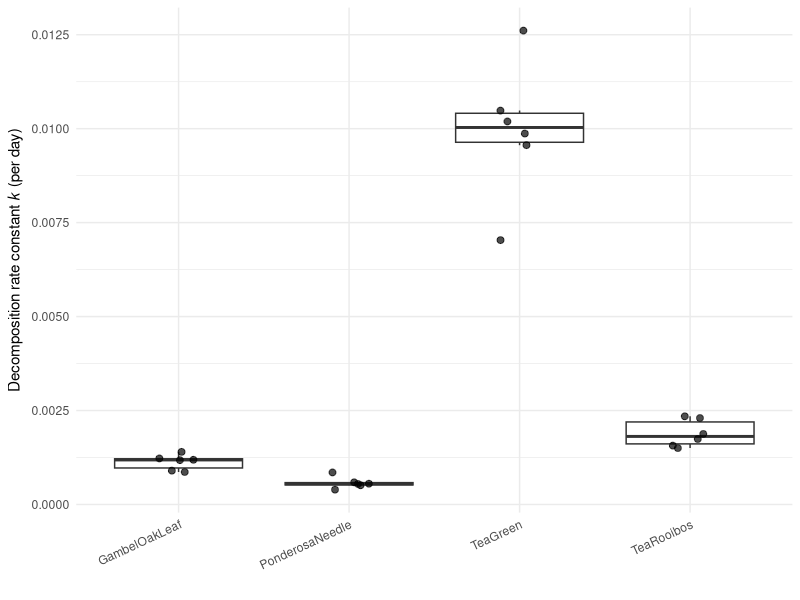

Here is the R script that generated this plot:
# ============================================================================
# ENV 226 Lab - Litter decomposition
#
# Turns before-and-after litterbag masses into a decomposition rate
# constant k, and compares k between the levels of your chosen factor.
#
#     BagID          one label per bag
#     Factor         LitterType, Microhabitat, or MeshSize
#     Level          the specific level of that factor for this bag
#     Site           where it was deployed
#     Replicate      1-6 within a level
#     InitialMass_g  oven-dry-corrected starting mass
#     FinalMass_g    oven-dry mass on retrieval
#     Days           days in the field
#
# Expected output for the example datasheet shipped with the manual
# (24 bags, 70 days, north campus):
#     PonderosaNeedle  96.1% remaining   k = 0.00058 /day  (0.21 /yr)
#     GambelOakLeaf    92.4% remaining   k = 0.00113 /day  (0.41 /yr)
#     TeaRooibos       87.6% remaining   k = 0.00189 /day
#     TeaGreen         50.1% remaining   k = 0.00996 /day
#     Ponderosa vs oak: p = 0.0005
# ============================================================================

library(tidyverse)

# ---- 1. Read your data -----------------------------------------------------
# Session > Set Working Directory > To Source File Location

if (!file.exists("litter_decomposition_datasheet.csv")) {
  stop("Can't find litter_decomposition_datasheet.csv in this folder.\n",
       "  1. Session > Set Working Directory > To Source File Location\n",
       "  2. Check the filename matches exactly",
       call. = FALSE)
}

data <- read.csv("litter_decomposition_datasheet.csv", stringsAsFactors = FALSE)
data <- data %>% filter(!is.na(FinalMass_g))

if (nrow(data) == 0) {
  stop("No data to analyse - FinalMass_g is empty. Weigh your bags first.",
       call. = FALSE)
}

str(data)


# ---- 2. Checks worth running before you calculate anything -----------------

gained <- data %>% filter(FinalMass_g > InitialMass_g)
if (nrow(gained) > 0) {
  cat("\nThese bags came back HEAVIER than they went out:\n")
  print(gained[, c("BagID", "Level", "InitialMass_g", "FinalMass_g")])
  cat("Litter does not gain mass. This is soil and roots that did not get\n",
      "cleaned off, or a missing air-dry correction. k cannot be calculated\n",
      "for these rows - they are dropped below, and you should say so in\n",
      "your methods rather than quietly ignoring them.\n", sep = "")
  data <- data %>% filter(FinalMass_g <= InitialMass_g)
}

cat("\nBags per level:\n")
print(table(data$Level))
if (any(table(data$Level) < 4)) {
  message("A level with fewer than 4 surviving bags will not support a ",
          "comparison. Report how many you lost and why.")
}


# ---- 3. Percent remaining and the decay constant ---------------------------
#   Mt/M0 = exp(-k*t)    so    k = -ln(Mt/M0) / t
# Reported per day here; multiply by 365 for the per-year figure the
# literature uses.

data <- data %>%
  mutate(
    prop_remaining = FinalMass_g / InitialMass_g,
    pct_remaining  = 100 * prop_remaining,
    pct_lost       = 100 - pct_remaining,
    k_day          = -log(prop_remaining) / Days,
    k_year         = k_day * 365
  )

summary_table <- data %>%
  group_by(Level) %>%
  summarise(
    n             = n(),
    # NOTE: each of these gets a NEW name. If you write
    #     pct_lost = mean(pct_lost),  sd_pct_lost = sd(pct_lost)
    # the second line sees the mean you just created, not the original
    # column, and silently returns NA. dplyr evaluates these in order.
    mean_pct_remaining = mean(pct_remaining),
    mean_pct_lost      = mean(pct_lost),
    sd_pct_lost        = sd(pct_lost),
    mean_k_day         = mean(k_day),
    mean_k_year        = mean(k_year),
    .groups = "drop"
  )

print(as.data.frame(summary_table %>%
  mutate(across(where(is.numeric), ~ signif(.x, 3)))))


# ---- 4. Did the tea actually decompose? ------------------------------------
# The positive control. If green tea barely lost mass, decomposition did not
# happen much at your site over your interval, and a null result for your
# litter tells you nothing about the litter.

tea <- data %>% filter(grepl("^Tea", Level))
if (nrow(tea) > 0) {
  green <- tea %>% filter(grepl("Green", Level))
  if (nrow(green) > 0) {
    gl <- mean(green$pct_lost)
    cat(sprintf("\n--- Positive control ---\nGreen tea lost %.1f%% of its mass in %d days.\n",
                gl, round(mean(green$Days))))
    if (gl < 20) {
      cat("That is LOW. Decomposition barely happened at your site over this\n",
          "interval. A null result for your litter is therefore uninformative\n",
          "about the litter - report it as a result about the site.\n", sep = "")
    } else {
      cat("Decomposition clearly happened at this site. So if your litter did\n",
          "not lose much mass, that is a real property of the litter.\n", sep = "")
    }
  }
} else {
  cat("\nNo tea bags in your data, so you have no positive control. With a\n",
      "small expected effect size that makes a null result hard to interpret.\n", sep = "")
}


# ---- 5. Plot -----------------------------------------------------------------
# Individual bags as points so the within-level spread is visible. If that
# spread is as wide as the gap between levels, you have not shown a difference.

ggplot(data, aes(x = Level, y = k_day)) +
  geom_boxplot(outlier.shape = NA) +
  geom_jitter(width = 0.12, size = 2, alpha = 0.7) +
  xlab("") +
  ylab(expression(paste("Decomposition rate constant ", italic(k), " (per day)"))) +
  theme_minimal() +
  theme(axis.text.x = element_text(angle = 25, hjust = 1))

# No title on the figure - the title belongs in your legend.


# ---- 6. Is the difference between your levels real? ------------------------
# Your own factor only - the tea is a control, not a treatment.

own <- data %>% filter(!grepl("^Tea", Level))
lv  <- unique(own$Level)

if (length(lv) == 2) {
  cat("\n--- Comparing", lv[1], "and", lv[2], "---\n")
  print(t.test(k_day ~ Level, data = own))
} else if (length(lv) > 2) {
  cat("\n--- Comparing", length(lv), "levels ---\n")
  print(anova(lm(k_day ~ Level, data = own)))
} else {
  cat("\nOnly one non-tea level in your data, so there is nothing to compare.\n")
}
